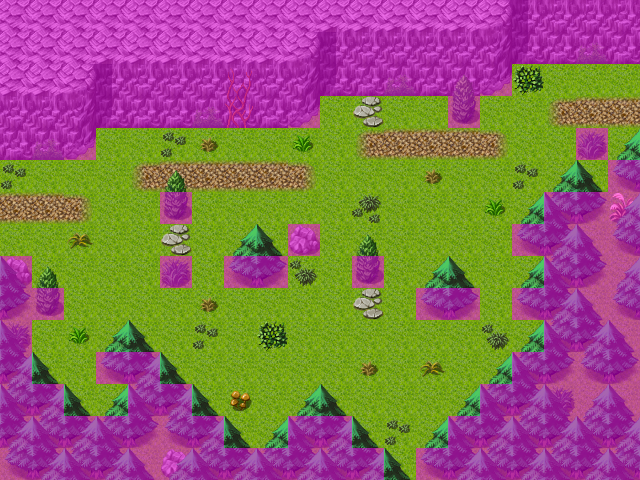

A level layout from a 2D game, rendered from its tile map. Below: a short description, then the map file with tile-grid data replaced by summaries:
An orthogonal 20x15 tile map with 32x32 px tiles, 4 tile layers (Ground, Objects, Above, Walkable), 40 tilesets and 5 objects (3x spawn, 2x mapchange).

<map version="1.0" orientation="orthogonal" width="20" height="15" tilewidth="32" tileheight="32">
 <properties>
  <property name="outside" value="1" />
 </properties>
 <tileset firstgid="1" name="map_bed_1" tilewidth="32" tileheight="32">
  <image source="../drawable/map_bed_1.png" width="512" height="256" />
 </tileset>
 <tileset firstgid="129" name="map_border_1" tilewidth="32" tileheight="32">
  <image source="../drawable/map_border_1.png" width="512" height="256" />
 </tileset>
 <tileset firstgid="257" name="map_bridge_1" tilewidth="32" tileheight="32">
  <image source="../drawable/map_bridge_1.png" width="512" height="256" />
 </tileset>
 <tileset firstgid="385" name="map_broken_1" tilewidth="32" tileheight="32">
  <image source="../drawable/map_broken_1.png" width="512" height="256" />
 </tileset>
 <tileset firstgid="513" name="map_cavewall_1" tilewidth="32" tileheight="32">
  <image source="../drawable/map_cavewall_1.png" width="576" height="192" />
 </tileset>
 <tileset firstgid="621" name="map_cavewall_2" tilewidth="32" tileheight="32">
  <image source="../drawable/map_cavewall_2.png" width="576" height="192" />
 </tileset>
 <tileset firstgid="729" name="map_cavewall_3" tilewidth="32" tileheight="32">
  <image source="../drawable/map_cavewall_3.png" width="576" height="192" />
 </tileset>
 <tileset firstgid="837" name="map_chair_table_1" tilewidth="32" tileheight="32">
  <image source="../drawable/map_chair_table_1.png" width="512" height="256" />
 </tileset>
 <tileset firstgid="965" name="map_crate_1" tilewidth="32" tileheight="32">
  <image source="../drawable/map_crate_1.png" width="512" height="256" />
 </tileset>
 <tileset firstgid="1093" name="map_cupboard_1" tilewidth="32" tileheight="32">
  <image source="../drawable/map_cupboard_1.png" width="512" height="256" />
 </tileset>
 <tileset firstgid="1221" name="map_curtain_1" tilewidth="32" tileheight="32">
  <image source="../drawable/map_curtain_1.png" width="512" height="256" />
 </tileset>
 <tileset firstgid="1349" name="map_entrance_1" tilewidth="32" tileheight="32">
  <image source="../drawable/map_entrance_1.png" width="512" height="256" />
 </tileset>
 <tileset firstgid="1477" name="map_fence_1" tilewidth="32" tileheight="32">
  <image source="../drawable/map_fence_1.png" width="512" height="256" />
 </tileset>
 <tileset firstgid="1605" name="map_fence_2" tilewidth="32" tileheight="32">
  <image source="../drawable/map_fence_2.png" width="512" height="256" />
 </tileset>
 <tileset firstgid="1733" name="map_ground_1" tilewidth="32" tileheight="32">
  <image source="../drawable/map_ground_1.png" width="512" height="256" />
 </tileset>
 <tileset firstgid="1861" name="map_ground_2" tilewidth="32" tileheight="32">
  <image source="../drawable/map_ground_2.png" width="512" height="256" />
 </tileset>
 <tileset firstgid="1989" name="map_ground_3" tilewidth="32" tileheight="32">
  <image source="../drawable/map_ground_3.png" width="512" height="256" />
 </tileset>
 <tileset firstgid="2117" name="map_ground_4" tilewidth="32" tileheight="32">
  <image source="../drawable/map_ground_4.png" width="512" height="256" />
 </tileset>
 <tileset firstgid="2245" name="map_ground_5" tilewidth="32" tileheight="32">
  <image source="../drawable/map_ground_5.png" width="512" height="256" />
 </tileset>
 <tileset firstgid="2373" name="map_ground_6" tilewidth="32" tileheight="32">
  <image source="../drawable/map_ground_6.png" width="512" height="256" />
 </tileset>
 <tileset firstgid="2501" name="map_ground_7" tilewidth="32" tileheight="32">
  <image source="../drawable/map_ground_7.png" width="512" height="256" />
 </tileset>
 <tileset firstgid="2629" name="map_ground_8" tilewidth="32" tileheight="32">
  <image source="../drawable/map_ground_8.png" width="512" height="256" />
 </tileset>
 <tileset firstgid="2757" name="map_indoor_1" tilewidth="32" tileheight="32">
  <image source="../drawable/map_indoor_1.png" width="512" height="256" />
 </tileset>
 <tileset firstgid="2885" name="map_kitchen_1" tilewidth="32" tileheight="32">
  <image source="../drawable/map_kitchen_1.png" width="512" height="256" />
 </tileset>
 <tileset firstgid="3013" name="map_outdoor_1" tilewidth="32" tileheight="32">
  <image source="../drawable/map_outdoor_1.png" width="512" height="256" />
 </tileset>
 <tileset firstgid="3141" name="map_pillar_1" tilewidth="32" tileheight="32">
  <image source="../drawable/map_pillar_1.png" width="512" height="256" />
 </tileset>
 <tileset firstgid="3269" name="map_plant_1" tilewidth="32" tileheight="32">
  <image source="../drawable/map_plant_1.png" width="512" height="256" />
 </tileset>
 <tileset firstgid="3397" name="map_rock_1" tilewidth="32" tileheight="32">
  <image source="../drawable/map_rock_1.png" width="512" height="256" />
 </tileset>
 <tileset firstgid="3525" name="map_roof_1" tilewidth="32" tileheight="32">
  <image source="../drawable/map_roof_1.png" width="512" height="256" />
 </tileset>
 <tileset firstgid="3653" name="map_roof_2" tilewidth="32" tileheight="32">
  <image source="../drawable/map_roof_2.png" width="512" height="256" />
 </tileset>
 <tileset firstgid="3781" name="map_shop_1" tilewidth="32" tileheight="32">
  <image source="../drawable/map_shop_1.png" width="512" height="256" />
 </tileset>
 <tileset firstgid="3909" name="map_sign_ladder_1" tilewidth="32" tileheight="32">
  <image source="../drawable/map_sign_ladder_1.png" width="512" height="256" />
 </tileset>
 <tileset firstgid="4037" name="map_table_1" tilewidth="32" tileheight="32">
  <image source="../drawable/map_table_1.png" width="512" height="256" />
 </tileset>
 <tileset firstgid="4165" name="map_trail_1" tilewidth="32" tileheight="32">
  <image source="../drawable/map_trail_1.png" width="512" height="256" />
 </tileset>
 <tileset firstgid="4293" name="map_tree_1" tilewidth="32" tileheight="32">
  <image source="../drawable/map_tree_1.png" width="512" height="256" />
 </tileset>
 <tileset firstgid="4421" name="map_wall_1" tilewidth="32" tileheight="32">
  <image source="../drawable/map_wall_1.png" width="512" height="256" />
 </tileset>
 <tileset firstgid="4549" name="map_wall_2" tilewidth="32" tileheight="32">
  <image source="../drawable/map_wall_2.png" width="480" height="256" />
 </tileset>
 <tileset firstgid="4669" name="map_wall_3" tilewidth="32" tileheight="32">
  <image source="../drawable/map_wall_3.png" width="480" height="256" />
 </tileset>
 <tileset firstgid="4789" name="map_window_1" tilewidth="32" tileheight="32">
  <image source="../drawable/map_window_1.png" width="512" height="256" />
 </tileset>
 <tileset firstgid="4917" name="map_window_2" tilewidth="32" tileheight="32">
  <image source="../drawable/map_window_2.png" width="512" height="256" />
 </tileset>
 <layer name="Ground" width="20" height="15">
  <data>[300 cells, 300 non-empty, 7 distinct tile ids]</data>
 </layer>
 <layer name="Objects" width="20" height="15">
  <data>[300 cells, 124 non-empty, 24 distinct tile ids]</data>
 </layer>
 <layer name="Above" width="20" height="15">
  <data>[300 cells, 48 non-empty, 5 distinct tile ids]</data>
 </layer>
 <layer name="Walkable" width="20" height="15">
  <data>[300 cells, 151 non-empty, 1 distinct tile ids]</data>
 </layer>
 <objectgroup name="Mapevents" width="20" height="15">
  <object name="east" type="mapchange" x="608" y="64" width="32" height="96">
   <properties>
    <property name="map" value="wild7" />
    <property name="place" value="west" />
   </properties>
  </object>
  <object name="west" type="mapchange" x="0" y="160" width="32" height="96">
   <properties>
    <property name="map" value="flagstone0" />
    <property name="place" value="east" />
   </properties>
  </object>
 </objectgroup>
 <objectgroup name="Spawn" width="20" height="15">
  <!-- 3 objects omitted --></objectgroup>
 <objectgroup name="Keys" width="20" height="15" visible="0" />
</map>
<!-- 3 of 5 objects omitted -->
